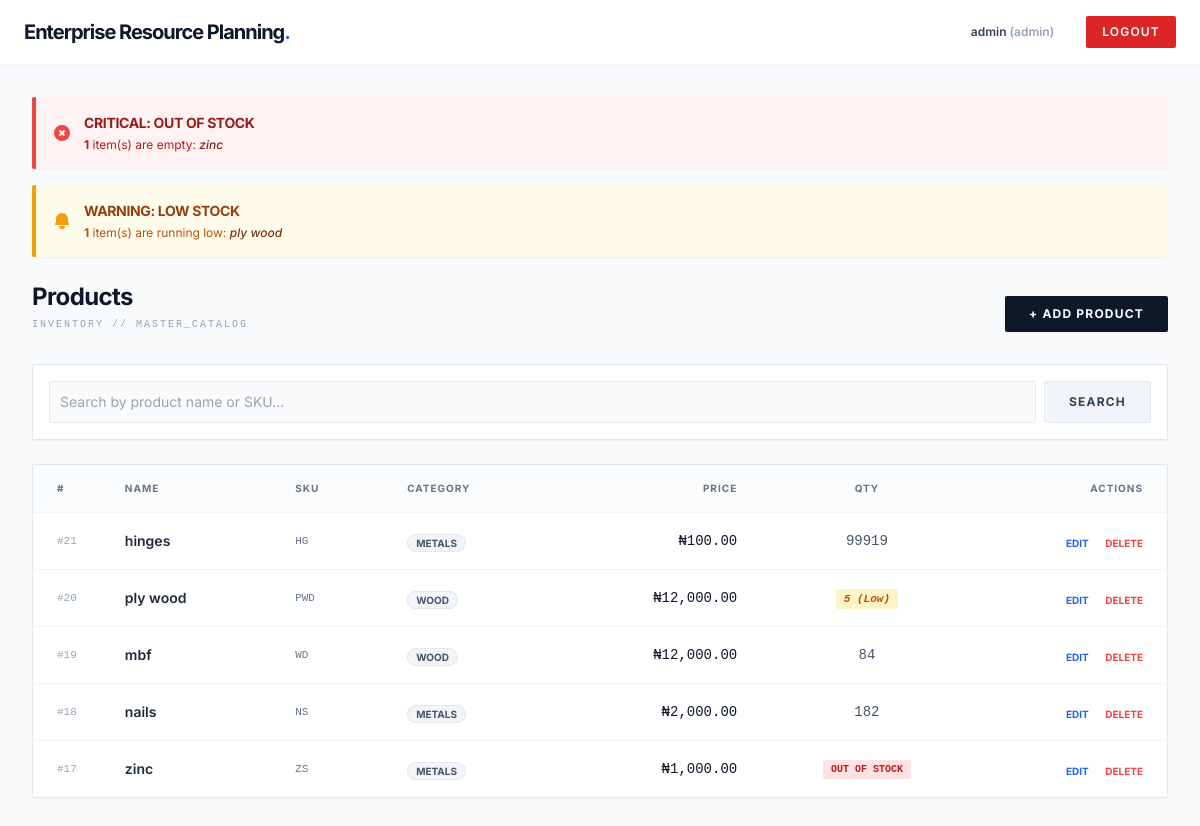
The page /products/index.php (signed in) on the database its author committed.
### tables this page shows
CREATE TABLE `products` (
  `id` int(11) NOT NULL,
  `name` varchar(150) NOT NULL,
  `sku` varchar(100) DEFAULT NULL,
  `category` varchar(100) DEFAULT NULL,
  `price` decimal(10,2) NOT NULL DEFAULT 0.00,
  `cost_price` decimal(10,2) NOT NULL DEFAULT 0.00,
  `quantity` int(11) NOT NULL DEFAULT 0,
  `reorder_level` int(11) NOT NULL DEFAULT 5,
  `description` text DEFAULT NULL,
  `created_at` timestamp NOT NULL DEFAULT current_timestamp()
);

### products/index.php (the view, shortened to what this page needs)
<?php
require_once __DIR__ . '/../config/db.php';
$oos_stmt = $pdo->query("SELECT name FROM products WHERE quantity <= 0");
$out_of_stock_items = $oos_stmt->fetchAll(PDO::FETCH_COLUMN);
$oos_count = count($out_of_stock_items);
$low_threshold = 5;
$low_stmt = $pdo->prepare("SELECT name FROM products WHERE quantity > 0 AND quantity <= ?");
$low_stmt->execute([$low_threshold]);
$low_stock_items = $low_stmt->fetchAll(PDO::FETCH_COLUMN);
$low_count = count($low_stock_items);
$q = trim($_GET['q'] ?? '');
if ($q !== '') {
    $stmt = $pdo->prepare("SELECT * FROM products WHERE name LIKE ? OR sku LIKE ? ORDER BY id DESC");
    $stmt->execute(["%$q%","%$q%"]);
} else {
    $stmt = $pdo->query("SELECT * FROM products ORDER BY id DESC");
}
$products = $stmt->fetchAll();
require_once __DIR__ . '/../header.php';
?>
<div class="p-8 bg-[#f8fafc] min-h-screen">
    <?php if ($oos_count > 0): ?>
    <div class="mb-4 flex items-center p-4 bg-red-50 border-l-4 border-red-500 rounded-sm shadow-sm">
        <div class="flex-shrink-0">
        </div>
        <div class="ml-3">
            <h3 class="text-sm font-bold text-red-800 uppercase tracking-tight">Critical: Out of Stock</h3>
            <div class="text-xs text-red-700 mt-1">
                <span class="font-bold"><?= $oos_count ?></span> item(s) are empty:
                <span class="italic font-medium text-red-900"><?= implode(', ', array_slice($out_of_stock_items, 0, 3)) ?><?= $oos_count > 3 ? '...' : '' ?></span>
            </div>
        </div>
    </div>
    <?php endif; ?>
    <?php if ($low_count > 0): ?>
    <div class="mb-6 flex items-center p-4 bg-amber-50 border-l-4 border-amber-500 rounded-sm shadow-sm">
        <div class="flex-shrink-0">
            <svg class="h-5 w-5 text-amber-500" viewBox="0 0 20 20" fill="currentColor">
                <path d="M10 2a6 6 0 00-6 6v3.586l-.707.707A1 1 0 004 14h12a1 1 0 00.707-1.707L16 11.586V8a6 6 0 00-6-6zM10 18a3 3 0 01-3-3h6a3 3 0 01-3 3z" />
            </svg>
        </div>
        <div class="ml-3">
            <h3 class="text-sm font-bold text-amber-800 uppercase tracking-tight">Warning: Low Stock</h3>
            <div class="text-xs text-amber-700 mt-1">
                <span class="font-bold"><?= $low_count ?></span> item(s) are running low:
                <span class="italic font-medium text-amber-900"><?= implode(', ', array_slice($low_stock_items, 0, 3)) ?><?= $low_count > 3 ? '...' : '' ?></span>
            </div>
        </div>
    </div>
    <?php endif; ?>
    <div class="flex justify-between items-end mb-8">
        <div>
            <h1 class="text-2xl font-bold text-slate-900 tracking-tight">Products</h1>
            <p class="text-[10px] font-mono text-slate-400 uppercase tracking-[0.2em] mt-1">Inventory // Master_Catalog</p>
        </div>
        <a href="add.php" class="bg-slate-900 text-white px-6 py-2.5 rounded-sm text-xs font-bold uppercase tracking-widest hover:bg-slate-800 transition-all shadow-sm">
            + Add Product
        </a>
    </div>
    <div class="bg-white p-4 border border-slate-200 rounded-sm mb-6 shadow-sm">
        <form method="get" class="flex gap-2">
            <input name="q" value="<?=htmlspecialchars($q)?>"
                placeholder="Search by product name or SKU..."
                class="flex-1 bg-slate-50 border border-slate-200 p-2.5 text-sm rounded-sm focus:outline-none focus:ring-1 focus:ring-slate-400 transition-all">
            <button class="px-6 py-2 bg-slate-100 text-slate-700 border border-slate-200 text-xs font-bold uppercase tracking-widest rounded-sm hover:bg-slate-200 transition-all">
                Search
            </button>
        </form>
    </div>
    <div class="bg-white border border-slate-200 rounded-sm shadow-sm overflow-hidden">
        <table class="min-w-full text-left border-collapse">
            <thead>
                <tr class="bg-slate-50/50">
                    <th class="px-6 py-4 text-[10px] font-bold text-slate-500 uppercase tracking-widest border-b border-slate-100 w-16">#</th>
                    <th class="px-6 py-4 text-[10px] font-bold text-slate-500 uppercase tracking-widest border-b border-slate-100">Name</th>
                    <th class="px-6 py-4 text-[10px] font-bold text-slate-500 uppercase tracking-widest border-b border-slate-100">SKU</th>
                    <th class="px-6 py-4 text-[10px] font-bold text-slate-500 uppercase tracking-widest border-b border-slate-100">Category</th>
                    <th class="px-6 py-4 text-[10px] font-bold text-slate-500 uppercase tracking-widest border-b border-slate-100 text-right">Price</th>
                    <th class="px-6 py-4 text-[10px] font-bold text-slate-500 uppercase tracking-widest border-b border-slate-100 text-center">Qty</th>
                    <th class="px-6 py-4 text-[10px] font-bold text-slate-500 uppercase tracking-widest border-b border-slate-100 text-right">Actions</th>
                </tr>
            </thead>
            <tbody class="divide-y divide-slate-100">
                <?php if (empty($products)): ?>
                    <tr>
                        <td colspan="7" class="px-6 py-12 text-center text-slate-400 font-mono text-xs italic">No matching products found.</td>
                    </tr>
                <?php else: ?>
                    <?php foreach($products as $p): ?>
                    <tr class="hover:bg-slate-50 transition-colors">
                        <td class="px-6 py-4 font-mono text-[11px] text-slate-400">#<?=$p['id']?></td>
                        <td class="px-6 py-4 text-sm font-semibold text-slate-800"><?=htmlspecialchars($p['name'])?></td>
                        <td class="px-6 py-4 text-[11px] font-mono text-slate-500 uppercase"><?=htmlspecialchars($p['sku'])?></td>
                        <td class="px-6 py-4">
                            <span class="text-[10px] font-bold px-2 py-0.5 bg-slate-100 text-slate-600 rounded-full uppercase border border-slate-200">
                                <?=htmlspecialchars($p['category'])?>
                            </span>
                        </td>
                        <td class="px-6 py-4 text-sm font-mono text-slate-900 text-right">₦<?=number_format($p['price'],2)?></td>
                        <td class="px-6 py-4 text-sm text-center font-mono">
                            <?php if ($p['quantity'] <= 0): ?>
                                <span class="bg-red-100 text-red-700 px-2 py-1 rounded-sm font-bold uppercase text-[10px]">Out of Stock</span>
                            <?php elseif ($p['quantity'] <= $low_threshold): ?>
                                <span class="bg-amber-100 text-amber-700 px-2 py-1 rounded-sm font-bold text-[11px] italic"><?=$p['quantity']?> (Low)</span>
                            <?php else: ?>
                                <span class="text-slate-600"><?=$p['quantity']?></span>
                            <?php endif; ?>
                        </td>
                        <td class="px-6 py-4 text-right space-x-3">
                            <a href="edit.php?id=<?=$p['id']?>" class="text-[10px] font-bold text-blue-600 uppercase hover:underline">Edit</a>
                            <a href="delete.php?id=<?=$p['id']?>"
                               onclick="return confirm('Are you sure you want to delete this product? This will also remove its sale history.')"
                               class="text-[10px] font-bold text-red-500 uppercase hover:underline">Delete</a>
                        </td>
                    </tr>
                    <?php endforeach; ?>
                <?php endif; ?>
            </tbody>
        </table>
    </div>
</div>
<?php require_once __DIR__ . '/../footer.php'; ?>

### header.php (style rules this page uses)
body { font-family: 'Inter', sans-serif; }

### rows shown on the page
products: id "21", name "hinges", sku "HG", category "METALS", price "100.00", quantity "99919"
products: id "20", name "ply wood", sku "PWD", category "WOOD", price "12,000.00", quantity "5"
products: id "19", name "mbf", sku "WD", category "WOOD", price "12,000.00", quantity "84"
products: id "18", name "nails", sku "NS", category "METALS", price "2,000.00", quantity "182"
products: id "17", name "zinc", sku "ZS", category "METALS", price "1,000.00", quantity "OUT OF STOCK"

### other values the page prints
$_SESSION['user']['username'] "admin"
$_SESSION['user']['role'] "admin"
$oos_count "1"
implode(', ', array_slice($out_of_stock_items, 0, 3)) "zinc"
$low_count "1"
implode(', ', array_slice($low_stock_items, 0, 3)) "ply wood"
